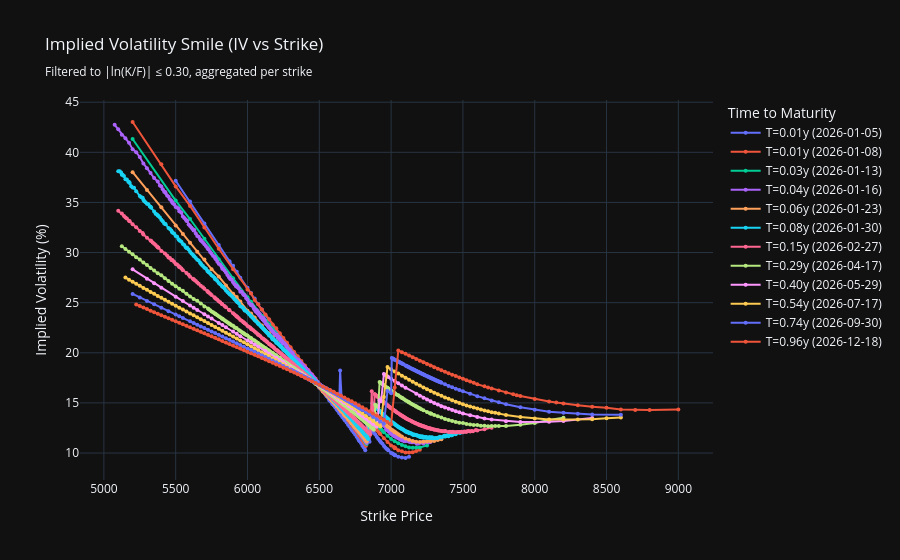

Notebook source saved alongside this figure:
### Code cell
# 1. Load Data
# This helper automatically finds the newest CSV in data/
csv_path = get_latest_data()
# Or specify manually: csv_path = "data/sp500_options_SPX_....csv"
print(f"Loading data from: {csv_path}")
df = pd.read_csv(csv_path)
# 2. Initialize the Surface
cfg = SurfaceConfig(
    min_T=1/365,      # Filter very short dated (optional)
    max_T=3.0,        # Max maturity (optional)
    min_oi=10,
    min_volume=1
)
surface = SPXIVSurface(df, cfg)
print(f"Loaded {len(surface.df)} valid options.")
# 3. Plot Volatility Smile
# This will display the interactive Plotly graph in the notebook
plot_smile(surface)
